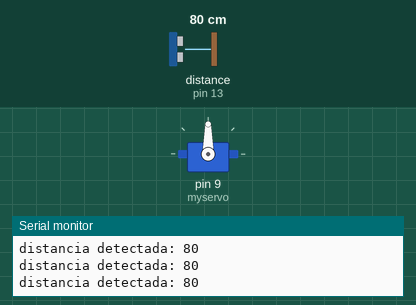
A sketch run on a simulated Arduino Uno, built with avr-gcc and run on an emulated ATmega328P. Shown: servo, the last lines printed to the serial monitor. The test bench sets the inputs (shaded band); at power-on: distance to the obstacle (sensor on pin 13) 80 cm. Random numbers use the default seed unless the sketch sets one.

Above: at 1.2 s.
1.3 s: distance to the obstacle (sensor on pin 13) set to 11 cm
4.3 s: distance to the obstacle (sensor on pin 13) set to 8 cm
7.3 s: distance to the obstacle (sensor on pin 13) set to 18 cm
8.8 s: distance to the obstacle (sensor on pin 13) set to 2 cm
At 9.3 s:
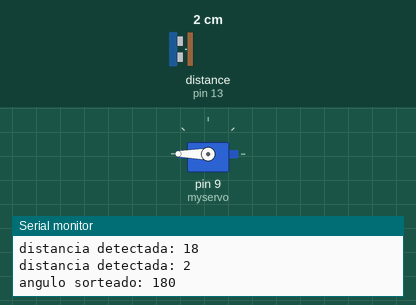
Timing chart, 0 to 11.8 s (numbered marks = the images above; inputs shaded):
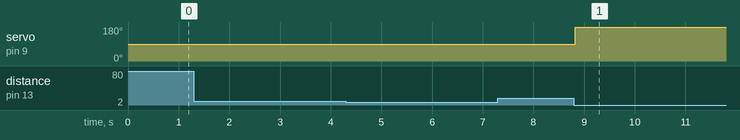

Measured:
- after the input at 8.8 s, servo on pin 9 (myservo): 90° → 180° at once

The sketch:

Pedra-Papel-Tesoura.ino
```cpp
#include <arduino.h>
#include <Ultrasonic.h>
#include <Servo.h>

Ultrasonic ultrasonic(12, 13);
Servo myservo;

int distance;
int pos = 0, add = 1;

void setup() {
    Serial.begin(9600);
    myservo.attach(9);
}

void loop() {
  distance = ultrasonic.read();
  Serial.print("distancia detectada: ");
  Serial.println(distance);

  if(distance < 10){
    int rand = random(0,3);

    myservo.write(rand*90);
    Serial.print("angulo sorteado: ");
    Serial.println(rand*90);

    delay(2000);
  }
  delay(10);
}
```
